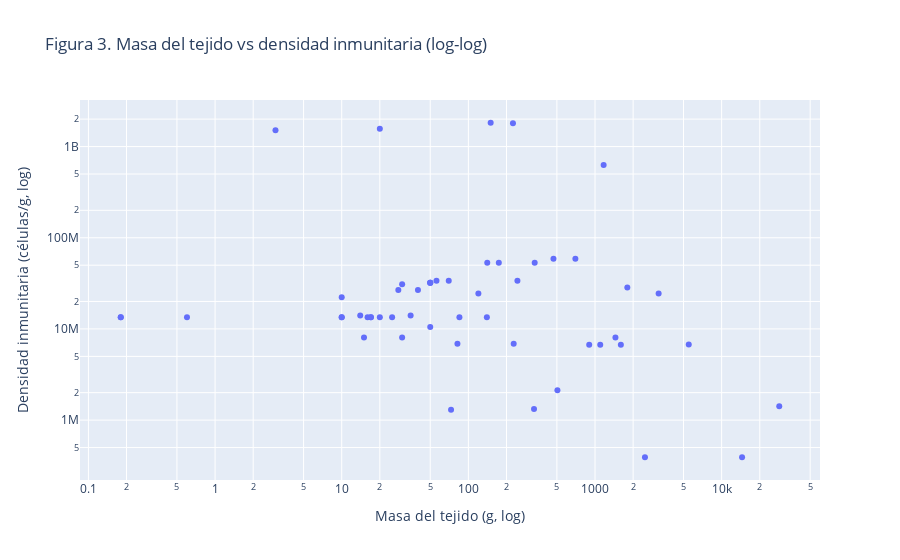

The cell this chart's notebook holds for it:
### Markdown cell above
**Figura 2.** A diferencia de la barra, aquí vemos el **peso relativo** de cada tejido en el conjunto del cuerpo. Tejidos muy voluminosos pero menos densos (como sangre o médula ósea) pueden aparecer grandes porque su volumen compensa la menor densidad. Esta figura responde muy bien al enfoque “¿qué tejidos aportan más al sistema inmune en total?”.

### Code cell
# Figura 3: masa del tejido vs densidad (log-log)
df_mass_density = (
    tissues[["tissue", "man"]]
    .merge(total_immune_densities[["tissue", "density"]], on="tissue", how="inner")
    .rename(columns={"man": "tissue_mass_g", "density": "immune_density_cells_g"})
)

fig3 = px.scatter(
    df_mass_density,
    x="tissue_mass_g",
    y="immune_density_cells_g",
    hover_name="tissue",
    title="Figura 3. Masa del tejido vs densidad inmunitaria (log-log)",
)
fig3.update_xaxes(type="log", title="Masa del tejido (g, log)")
fig3.update_yaxes(type="log", title="Densidad inmunitaria (células/g, log)")
mostrar(fig3)

### Figure 1 — Plotly figure (JSON) as saved in the notebook; plotly's stock layout.template omitted (floating-point values rounded to 4 significant figures)
{"data": [{"hovertemplate": "<b>%{hovertext}</b><br><br>tissue_mass_g=%{x}<br>immune_density_cells_g=%{y}<extra></extra>", "hovertext": ["Blood", "Red marrow", "Lymph nodes", "Lymph vessels", "Spleen", "Thymus", "Tonsils", "Liver", "Esophagus", "Stomach", "Stomach", "Stomach", "SI", "SI", "SI", "Colon", "Colon", "Colon", "Lungs", "Lungs", "Kidneys", "Kidneys", "Pancreas", "Skin", "Skin", "Salivary glands", "Urinary bladder", "Testes", "Bronchial tree", "Larynx", "Breasts", "Thyroid", "Prostate gland", "Ureters", "Adrenal glands", "Gallbladder", "Trachea", "Urethra", "Pituitary gland", "Pineal gland", "Parathyroid glands", "Connective tissue", "Periarticular tissue", "Cartilage ", "Skeletal Muscles", "Heart", "Tongue", "Adipose tissue", "Brain", "Spinal cord", "Eyes ", "Epididymes", "Ovaries", "Fallopian tubes", "Uterus", "Yellow marrow"], "legendgroup": "", "marker": {"color": "#636efa", "symbol": "circle"}, "mode": "markers", "name": "", "orientation": "v", "showlegend": false, "type": "scatter", "x": [5500.0, 1170.0, 225.0, 505.0, 150.0, 20.0, 3.0, 1800.0, 40.0, 50.0, 50.0, 50.0, 174.0, 141.0, 334.0, 70.0, 56.0, 244.0, 470.0, 700.0, 228.0, 82.0, 140.0, 120.0, 3180.0, 85.0, 50.0, 35.0, 30.0, 28.0, 25.0, 20.0, 17.0, 16.0, 14.0, 10.0, 10.0, 10.0, 0.6, 0.18, 0.18, 1600.0, 900.0, 1100.0, 28500.0, 330.0, 73.0, 14500.0, 1450.0, 30.0, 15.0, 17.0, 0.0, 0.0, 0.0, 2480.0], "xaxis": "x", "y": [6746000.0, 629200000.0, 1805000000.0, 2124000.0, 1825000000.0, 1565000000.0, 1509000000.0, 28460000.0, 26690000.0, 32020000.0, 32020000.0, 32020000.0, 53270000.0, 53270000.0, 53270000.0, 33690000.0, 33690000.0, 33690000.0, 59010000.0, 59010000.0, 6897000.0, 6897000.0, 13440000.0, 24530000.0, 24530000.0, 13440000.0, 10530000.0, 14070000.0, 30970000.0, 26690000.0, 13440000.0, 13440000.0, 13440000.0, 13440000.0, 14050000.0, 13440000.0, 22190000.0, 13440000.0, 13440000.0, 13440000.0, 13440000.0, 6700000.0, 6700000.0, 6700000.0, 1421000.0, 1324000.0, 1300000.0, 391500.0, 8074000.0, 8074000.0, 8074000.0, 13440000.0, 13440000.0, 13440000.0, 13440000.0, 391500.0], "yaxis": "y"}], "layout": {"legend": {"tracegroupgap": 0}, "title": {"text": "Figura 3. Masa del tejido vs densidad inmunitaria (log-log)"}, "xaxis": {"anchor": "y", "domain": [0, 1], "title": {"text": "Masa del tejido (g, log)"}, "type": "log"}, "yaxis": {"anchor": "x", "domain": [0, 1], "title": {"text": "Densidad inmunitaria (células/g, log)"}, "type": "log"}}}
